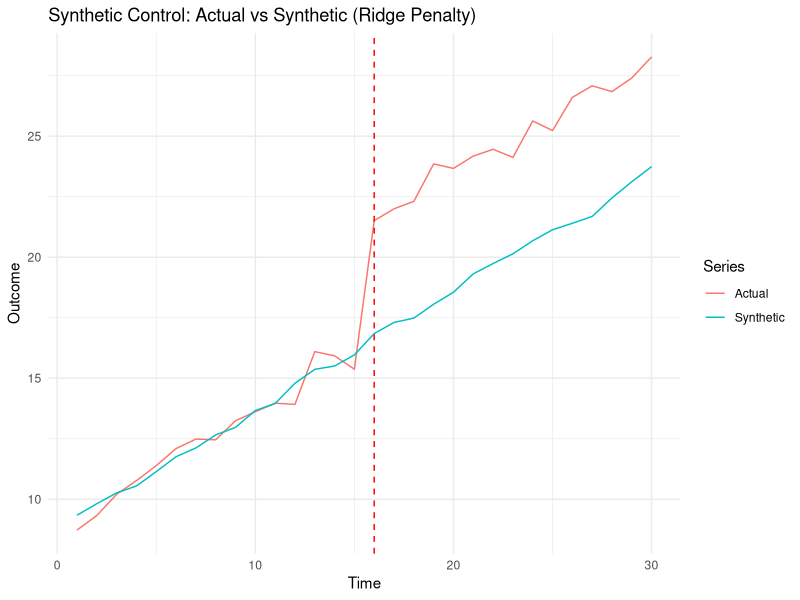
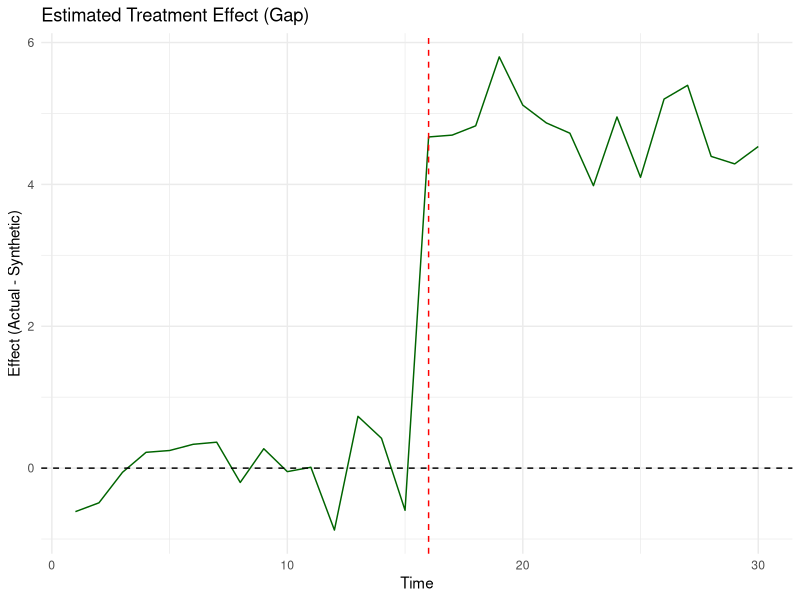

The R source for these figures, in order:
library(tidyverse)
library(ggplot2)
library(quadprog)

set.seed(123)

n_units <- 21          
n_time <- 30          
treatment_time <- 16  
true_effect <- 5       

unit_intercept <- rnorm(n_units, mean = 10, sd = 2)
unit_slope <- rnorm(n_units, mean = 0.5, sd = 0.1)
noise_sd <- 0.5        

sim_data <- expand.grid(unit = 1:n_units, time = 1:n_time) %>%
  mutate(
    unit_intercept = unit_intercept[unit],
    unit_slope = unit_slope[unit],
    noise = rnorm(n(), 0, noise_sd),
    outcome = unit_intercept + unit_slope * time + noise
  )

sim_data <- sim_data %>%
  mutate(
    treated = ifelse(unit == 1 & time >= treatment_time, 1, 0),
    outcome = outcome + true_effect * treated
  )

pre_time <- 1:(treatment_time - 1)

outcome_matrix <- sim_data %>%
  select(unit, time, outcome) %>%
  pivot_wider(names_from = time, values_from = outcome) %>%
  select(-unit) %>%
  as.matrix()

Y_pre_treated <- outcome_matrix[1, pre_time]
Y_pre_controls <- outcome_matrix[2:n_units, pre_time]

n_controls <- nrow(Y_pre_controls)

Dmat <- Y_pre_controls %*% t(Y_pre_controls)
ridge <- 1e-5 * diag(n_controls)   
Dmat <- Dmat + ridge

dvec <- Y_pre_controls %*% Y_pre_treated

Amat <- cbind(rep(1, n_controls), diag(n_controls))
bvec <- c(1, rep(0, n_controls))
meq <- 1

qp_solution <- solve.QP(Dmat, dvec, Amat, bvec, meq = 1)
w_opt <- qp_solution$solution
names(w_opt) <- paste0("control_", 2:n_units)

cat("Sum of weights:", sum(w_opt), "\n")
print(round(w_opt, 4))

Y_full_controls <- outcome_matrix[2:n_units, ]
synthetic_outcome <- colSums(w_opt * Y_full_controls)
actual_outcome <- outcome_matrix[1, ]

plot_df <- data.frame(
  time = 1:n_time,
  actual = actual_outcome,
  synthetic = synthetic_outcome,
  gap = actual_outcome - synthetic_outcome
)

ggplot(plot_df, aes(x = time)) +
  geom_line(aes(y = actual, color = "Actual")) +
  geom_line(aes(y = synthetic, color = "Synthetic")) +
  geom_vline(xintercept = treatment_time, linetype = "dashed", color = "red") +
  labs(title = "Synthetic Control: Actual vs Synthetic (Ridge Penalty)",
       x = "Time", y = "Outcome", color = "Series") +
  theme_minimal()

ggplot(plot_df, aes(x = time, y = gap)) +
  geom_line(color = "darkgreen") +
  geom_hline(yintercept = 0, linetype = "dashed") +
  geom_vline(xintercept = treatment_time, linetype = "dashed", color = "red") +
  labs(title = "Estimated Treatment Effect (Gap)",
       x = "Time", y = "Effect (Actual - Synthetic)") +
  theme_minimal()

post_indices <- treatment_time:n_time
avg_effect <- mean(plot_df$gap[post_indices])
pre_indices <- 1:(treatment_time - 1)
pre_mse <- mean(plot_df$gap[pre_indices]^2)

cat("True effect:", true_effect, "\n")
cat("Estimated average post-treatment effect:", round(avg_effect, 3), "\n")
cat("Pre-treatment MSE (should be < 0.1):", round(pre_mse, 4), "\n")
